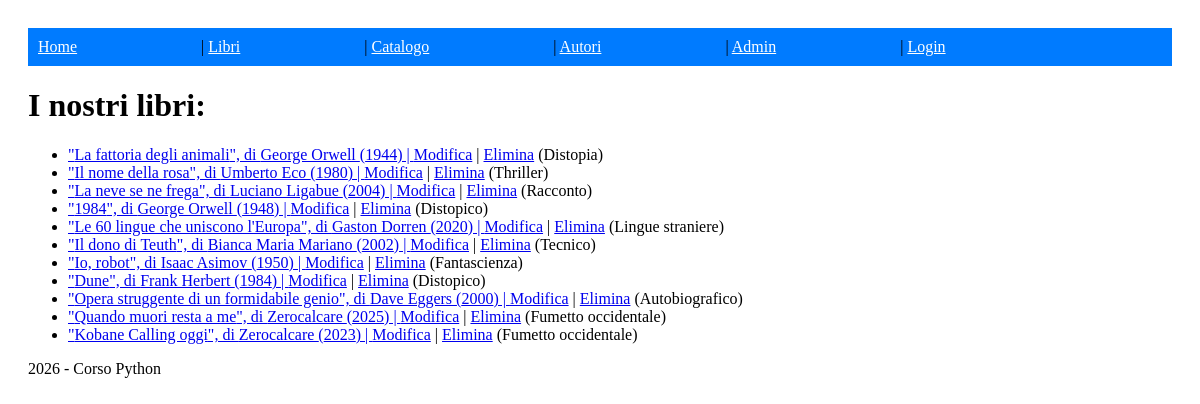
The page /libri/ on the database its author committed.
### biblioteca/models.py (models this page shows, shortened)
class Libro(models.Model):
    titolo = models.CharField(max_length=200)
    autore = models.CharField(max_length=100)
    anno = models.PositiveIntegerField()
    genere = models.CharField(max_length=100, null=True, blank=True)
    lingua_og = models.CharField(max_length=50, null=True, blank=True)

### biblioteca/views.py (the view)
# urls.py: path('libri/', views.lista_libri, name='lista'),
def lista_libri(request):
    libri = Libro.objects.all()
    return render(request, 'biblioteca/lista.html', {'libri': libri})

### biblioteca/templates/biblioteca/lista.html
{% extends 'base.html' %}
{% block content %}
    <h1>I nostri libri:</h1>
    <ul>
        {% for libro in libri %}
        <li>
            <a href="{% url 'dettaglio' id=forloop.counter0 %}">
                "{{ libro.titolo }}", di {{ libro.autore }} ({{ libro.anno }}) | <a href="{% url 'modifica' id=libro.id %}">Modifica</a> | <a href="{% url 'elimina' id=libro.id %}">Elimina</a>
            </a>
            {% if libro.genere %}
               ({{ libro.genere }})
            {% endif %}
        </li>
         {% empty %}
         <li>Nessun libro disponibile</li>
        {% endfor %}
    </ul>
{% endblock %}

### biblioteca/templates/base.html (shortened to what this page needs)
<!DOCTYPE html>
{% load static %}
<html lang="en">
<head>
    <link rel="stylesheet" href="{% static 'css/style.css' %}">
</head>
<body>
    <nav>
        <a href="{% url 'home' %}">Home</a> |
        <a href="{% url 'lista' %}">Libri</a> |
        <a href="{% url 'catalogo' %}">Catalogo</a> |
        <a href="{% url 'autori' %}">Autori</a> |
        <a href="{% url 'admin:index' %}">Admin</a> |
        {% if user.is_authenticated %}
        Ciao {{ user.username }} |
        <a href="{% url 'aggiungi' %}">Aggiungi</a>
        <form action="{% url 'logout' %}" method="post" style="display: inline;">
            {% csrf_token %}
            <button type="submit" style="background: none; border: none; color: inherit; text-decoration: underline; cursor: pointer;">Logout</button>
        </form>
        {% else %}
            <a href="{% url 'login' %}">Login</a>
        {% endif %}
    </nav>
    {% block content %}{% endblock %}
    <footer>2026 - Corso Python</footer>
</body>
</html>

### static/css/style.css (style rules this page uses)
body { font-family: Cambria, Cochin, Georgia, Times, 'Times New Roman', serif; padding: 20px; }
nav { background: #007bff; padding: 10px; }
nav a { color: white; margin-right: 10vw; }

### rows shown on the page
Libro: titolo "La fattoria degli animali", autore "George Orwell", anno "1944", genere "Distopia"
Libro: titolo "Il nome della rosa", autore "Umberto Eco", anno "1980", genere "Thriller"
Libro: titolo "La neve se ne frega", autore "Luciano Ligabue", anno "2004", genere "Racconto"
Libro: titolo "1984", autore "George Orwell", anno "1948", genere "Distopico"
Libro: titolo "Le 60 lingue che uniscono l'Europa", autore "Gaston Dorren", anno "2020", genere "Lingue straniere"
Libro: titolo "Il dono di Teuth", autore "Bianca Maria Mariano", anno "2002", genere "Tecnico"
Libro: titolo "Io, robot", autore "Isaac Asimov", anno "1950", genere "Fantascienza"
Libro: titolo "Dune", autore "Frank Herbert", anno "1984", genere "Distopico"
Libro: titolo "Opera struggente di un formidabile genio", autore "Dave Eggers", anno "2000", genere "Autobiografico"
Libro: titolo "Quando muori resta a me", autore "Zerocalcare", anno "2025", genere "Fumetto occidentale"
Libro: titolo "Kobane Calling oggi", autore "Zerocalcare", anno "2023", genere "Fumetto occidentale"
